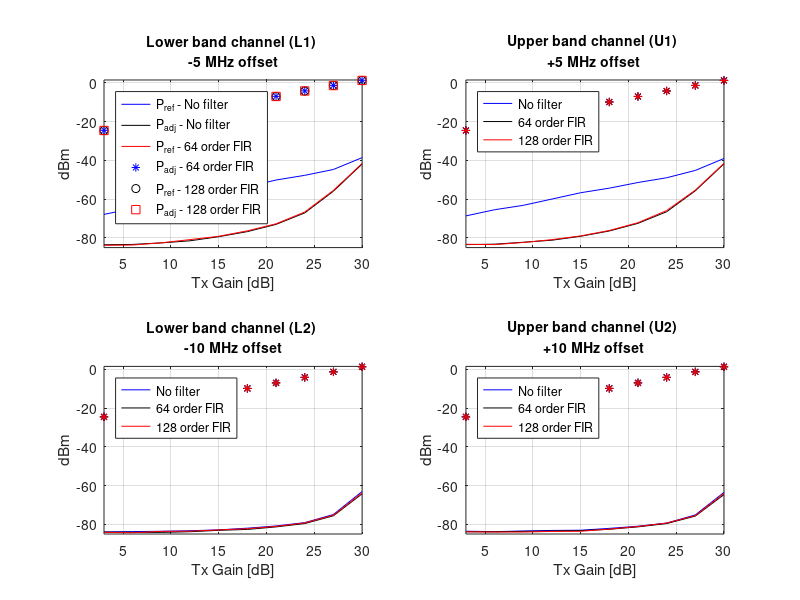

Reproduce this figure in MATLAB.
close all;clear all;clc

L1_Padj_dBm = [
3	-67.85	-83.54	-83.82;
6	-64.86	-83.36	-83.68;
9	-62.14	-82.57	-82.53;
12	-59.61	-81.49	-80.88;
15	-56.28	-79.37	-79.17;
18	-53.64	-76.75	-76.35;
21	-50.12	-73.02	-72.71;
24	-47.71	-67.09	-66.65;
27	-44.68	-55.89	-55.48;
30	-38.58	-41.87	-41.6    
];

L2_Padj_dBm = [
3	-83.98	-83.99	-84.14;
6	-83.74	-84.12	-84.34;
9	-83.6	-84.16	-83.63;
12	-83.31	-83.82	-83.52;
15	-82.88	-83.1	-82.9;
18	-81.99	-82.64	-82.25;
21	-80.85	-81.33	-81.06;
24	-79.13	-79.61	-79.27;
27	-74.93	-75.6	-75.29;
30	-63.08	-64.26	-63.76   
];

U1_Padj_dBm = [
3	-68.64	-83.46	-83.3;
6	-65.46	-83.23	-83.46;
9	-63.19	-82.25	-82.36;
12	-59.95	-81.19	-80.9;
15	-56.69	-79.16	-78.97;
18	-54.33	-76.43	-76.17;
21	-51.41	-72.48	-72.14;
24	-48.96	-66.48	-65.9;
27	-45.17	-55.68	-55.36;
30	-39.02	-41.76	-41.53
];

U2_Padj_dBm = [
3	-83.57	-83.86	-83.84;
6	-83.77	-83.86	-83.98;
9	-83.45	-83.65	-84;
12	-83.16	-83.46	-83.65;
15	-83.05	-83.26	-83.59;
18	-82.09	-82.56	-82.49;
21	-80.99	-81.31	-81.12;
24	-79.36	-79.61	-79.34;
27	-75.15	-75.75	-75.5;
30	-63.52	-64.64	-64.03
];

Pref_dBm = [
3	-24.5	-24.56	-24.57
6	-21.61	-21.69	-21.73
9	-18.52	-18.58	-18.55
12	-15.69	-15.75	-15.69
15	-12.79	-12.83	-12.81
18	-9.83	-9.89	-9.85
21	-6.95	-7.05	-7
24	-4.12	-4.2	-4.16
27	-1.28	-1.32	-1.38
30	1.35	1.27	1.26
];

figure
subplot(2,2,1);
plot(L1_Padj_dBm(:,1),L1_Padj_dBm(:,2),'b')
hold on
plot(L1_Padj_dBm(:,1),L1_Padj_dBm(:,3),'k')
plot(L1_Padj_dBm(:,1),L1_Padj_dBm(:,4),'r')
plot(Pref_dBm(:,1),Pref_dBm(:,2),'b*')
plot(Pref_dBm(:,1),Pref_dBm(:,3),'ko')
plot(Pref_dBm(:,1),Pref_dBm(:,4),'rs')
hold off
grid on
axis([L1_Padj_dBm(1,1) L1_Padj_dBm(10,1) -85 1.5])
xlabel('Tx Gain [dB]')
ylabel('dBm')
strTitle = sprintf('Lower band channel (L1) \n-5 MHz offset');
title(strTitle,'FontSize',10)
legend('P_{ref} - No filter','P_{adj} - No filter','P_{ref} - 64 order FIR','P_{adj} - 64 order FIR','P_{ref} - 128 order FIR','P_{adj} - 128 order FIR','Location','northwest');

subplot(2,2,2);
plot(U1_Padj_dBm(:,1),U1_Padj_dBm(:,2),'b')
hold on
plot(U1_Padj_dBm(:,1),U1_Padj_dBm(:,3),'k')
plot(U1_Padj_dBm(:,1),U1_Padj_dBm(:,4),'r')
plot(Pref_dBm(:,1),Pref_dBm(:,2),'b*')
plot(Pref_dBm(:,1),Pref_dBm(:,3),'k*')
plot(Pref_dBm(:,1),Pref_dBm(:,4),'r*')
hold off
grid on
axis([U1_Padj_dBm(1,1) U1_Padj_dBm(10,1) -85 1.5])
xlabel('Tx Gain [dB]')
ylabel('dBm')
strTitle = sprintf('Upper band channel (U1) \n+5 MHz offset');
title(strTitle,'FontSize',10)
legend('No filter','64 order FIR','128 order FIR','Location','northwest');

subplot(2,2,3);
plot(L2_Padj_dBm(:,1),L2_Padj_dBm(:,2),'b')
hold on
plot(L2_Padj_dBm(:,1),L2_Padj_dBm(:,3),'k')
plot(L2_Padj_dBm(:,1),L2_Padj_dBm(:,4),'r')
plot(Pref_dBm(:,1),Pref_dBm(:,2),'b*')
plot(Pref_dBm(:,1),Pref_dBm(:,3),'k*')
plot(Pref_dBm(:,1),Pref_dBm(:,4),'r*')
hold off
grid on
axis([U2_Padj_dBm(1,1) U2_Padj_dBm(10,1) -85 1.5])
xlabel('Tx Gain [dB]')
ylabel('dBm')
strTitle = sprintf('Lower band channel (L2) \n-10 MHz offset');
title(strTitle,'FontSize',10)
legend('No filter','64 order FIR','128 order FIR','Location','northwest');

subplot(2,2,4);
plot(U2_Padj_dBm(:,1),U2_Padj_dBm(:,2),'b')
hold on
plot(U2_Padj_dBm(:,1),U2_Padj_dBm(:,3),'k')
plot(U2_Padj_dBm(:,1),U2_Padj_dBm(:,4),'r')
plot(Pref_dBm(:,1),Pref_dBm(:,2),'b*')
plot(Pref_dBm(:,1),Pref_dBm(:,3),'k*')
plot(Pref_dBm(:,1),Pref_dBm(:,4),'r*')
hold off
grid on
axis([U2_Padj_dBm(1,1) U2_Padj_dBm(10,1) -85 1.5])
xlabel('Tx Gain [dB]')
ylabel('dBm')
strTitle = sprintf('Upper band channel (U2) \n+10 MHz offset');
title(strTitle,'FontSize',10)
legend('No filter','64 order FIR','128 order FIR','Location','northwest');


